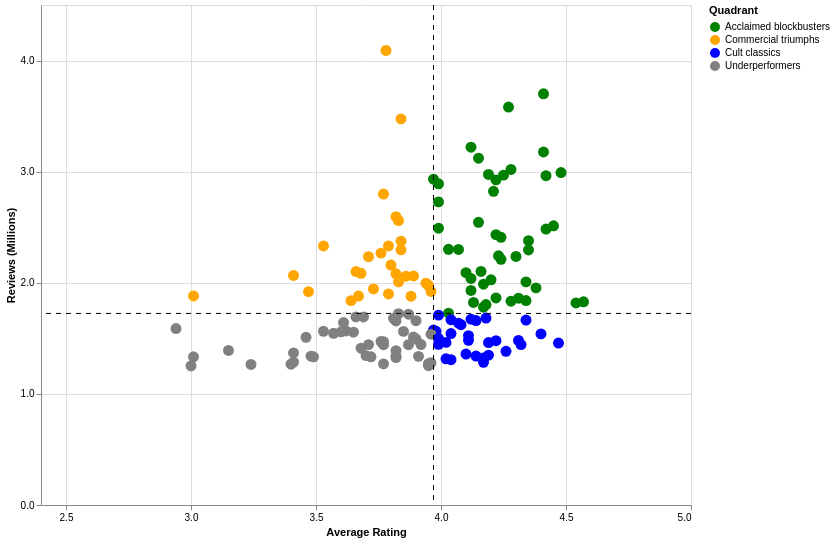

Notebook code cell kept with this figure:
### Code cell
import pandas as pd
import numpy as np
import altair as alt

df = pd.read_csv("Movie_Data_File.csv")

rating_cols = ['½','★','★½','★★','★★½','★★★','★★★½','★★★★','★★★★½','★★★★★']
df["Total_Ratings_Calc"] = df[rating_cols].sum(axis=1)

df["Average_Rating"] = df["Average_rating"]
df["Top_Genre"] = df["Genres"].str.split(",").str[0]
df["Language"] = df["Original_language"]

df["Reviews_Millions"] = df["Total_Ratings_Calc"] / 1_000_000

unique_movies = df.drop_duplicates(subset="Film_title")

top_movies = unique_movies.sort_values(
    "Total_Ratings_Calc",
    ascending=False
).head(150)

rating_median = top_movies["Average_Rating"].median()
review_median = top_movies["Reviews_Millions"].median()

def assign_quadrant(row):
    if row["Average_Rating"] >= rating_median and row["Reviews_Millions"] >= review_median:
        return "Acclaimed blockbusters"
    elif row["Average_Rating"] < rating_median and row["Reviews_Millions"] >= review_median:
        return "Commercial triumphs"
    elif row["Average_Rating"] >= rating_median and row["Reviews_Millions"] < review_median:
        return "Cult classics"
    else:
        return "Underperformers"

top_movies["Quadrant"] = top_movies.apply(assign_quadrant, axis=1)

colors = {
    "Acclaimed blockbusters": "green",
    "Commercial triumphs": "orange",
    "Cult classics": "blue",
    "Underperformers": "gray"
}

highlight = alt.selection_point(on="mouseover", empty="none")

chart = alt.Chart(top_movies).mark_circle(size=40).encode(
    
    x=alt.X(
        "Average_Rating:Q",
        title="Average Rating",
        scale=alt.Scale(domain=[2.5, 5]),
        axis=alt.Axis(tickCount=6, format=".1f")
    ),
    
    y=alt.Y(
        "Reviews_Millions:Q",
        title="Reviews (Millions)",
        axis=alt.Axis(format=".1f", tickCount=6)
    ),
    
    color=alt.Color(
        "Quadrant:N",
        scale=alt.Scale(domain=list(colors.keys()), range=list(colors.values()))
    ),
    
    size=alt.condition(highlight, alt.value(120), alt.value(40)),
    opacity=alt.condition(highlight, alt.value(1), alt.value(0.6)),
    
    tooltip=[
        "Film_title:N",
        "Top_Genre:N",
        "Language:N",
        alt.Tooltip("Average_Rating:Q", format=".2f"),
        alt.Tooltip("Reviews_Millions:Q", format=".2f")
    ]
).add_params(highlight)

vline = alt.Chart(pd.DataFrame({"x": [rating_median]})).mark_rule(strokeDash=[5,5]).encode(x="x:Q")
hline = alt.Chart(pd.DataFrame({"y": [review_median]})).mark_rule(strokeDash=[5,5]).encode(y="y:Q")

scatter_chart = (chart + vline + hline).properties(
    width=650,
    height=500
).interactive()

scatter_chart.save("images/scatter_rating_reviews.html")
scatter_chart

### Figure 1 — Vega-Lite specification as saved in the notebook (floating-point values rounded to 4 significant figures; data arrays with more than 128 entries replaced by an {"elided": "..."} marker saying what was removed)
{"config": {"view": {"continuousWidth": 300, "continuousHeight": 300}}, "layer": [{"data": {"name": "data-83bf013ffb7f462aa892e83da1cc768a"}, "mark": {"type": "circle", "size": 40}, "encoding": {"color": {"field": "Quadrant", "scale": {"domain": ["Acclaimed blockbusters", "Commercial triumphs", "Cult classics", "Underperformers"], "range": ["green", "orange", "blue", "gray"]}, "type": "nominal"}, "opacity": {"condition": {"param": "param_51f510c1273a90fd", "value": 1}, "value": 0.6}, "size": {"condition": {"param": "param_51f510c1273a90fd", "value": 120}, "value": 40}, "tooltip": [{"field": "Film_title", "type": "nominal"}, {"field": "Top_Genre", "type": "nominal"}, {"field": "Language", "type": "nominal"}, {"field": "Average_Rating", "format": ".2f", "type": "quantitative"}, {"field": "Reviews_Millions", "format": ".2f", "type": "quantitative"}], "x": {"axis": {"format": ".1f", "tickCount": 6}, "field": "Average_Rating", "scale": {"domain": [2.5, 5]}, "title": "Average Rating", "type": "quantitative"}, "y": {"axis": {"format": ".1f", "tickCount": 6}, "field": "Reviews_Millions", "title": "Reviews (Millions)", "type": "quantitative"}}, "name": "view_740994ba8f1c2058_0"}, {"data": {"name": "data-1681eef03da55bc323ec7446d9f4140f"}, "mark": {"type": "rule", "strokeDash": [5, 5]}, "encoding": {"x": {"field": "x", "type": "quantitative"}}}, {"data": {"name": "data-afa91a51b6add8c52f022bdb3f8b039e"}, "mark": {"type": "rule", "strokeDash": [5, 5]}, "encoding": {"y": {"field": "y", "type": "quantitative"}}}], "height": 500, "params": [{"name": "param_51f510c1273a90fd", "select": {"type": "point", "on": "mouseover"}, "views": ["view_740994ba8f1c2058_0"]}, {"name": "param_1e9efca18e7a2868", "select": {"type": "interval", "encodings": ["x", "y"]}, "bind": "scales", "views": ["view_740994ba8f1c2058_0"]}], "width": 650, "$schema": "https://vega.github.io/schema/vega-lite/v6.1.0.json", "datasets": {"data-83bf013ffb7f462aa892e83da1cc768a": {"elided": "150 records"}, "data-1681eef03da55bc323ec7446d9f4140f": [{"x": 3.97}], "data-afa91a51b6add8c52f022bdb3f8b039e": [{"y": 1.724}]}}
